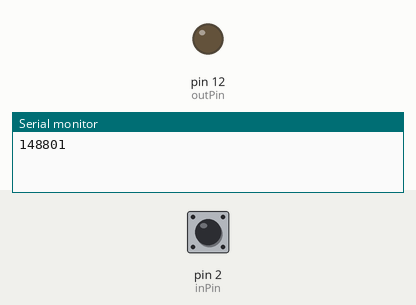
A sketch run on a simulated Arduino Uno, built with avr-gcc and run on an emulated ATmega328P. On the bench: output pins drawn as LEDs (lit = HIGH), the last lines printed to the serial monitor. The inputs (shaded band) are chosen by the test bench; at power-on: pin 2 (inPin) HIGH.

Above: at 0.6 s.
At 2.38 s:
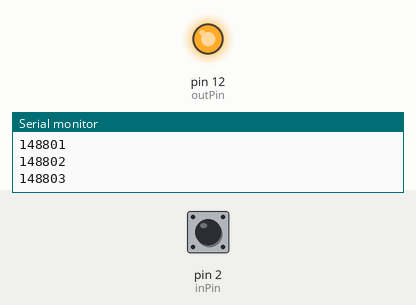
Timing chart, 0 to 3.0 s (numbered marks = the images above):
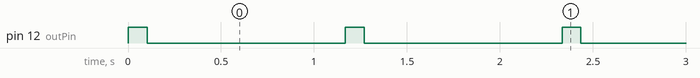

The sketch:

mario.ino
```cpp
int inPin = 2;
int outPin = 12;

double TIME_0 = (70.0 / 60) * 1000;
double TIME_5 = (63.0 / 60) * 1000;
double TIME_10 = (57.5 / 60) * 1000;
double TIME_15 = (54.0 / 60) * 1000;
double TIME_20 = (50.0 / 60) * 1000;
double TIME_25 = (46.5 / 60) * 1000;
double TIME_30 = (44.0 / 60) * 1000;
double TIME_35 = (41.0 / 60) * 1000;
double TIME_40 = (39.0 / 60) * 1000;
double TIME_45 = (36.5 / 60) * 1000;
double TIME_50 = (35.15 / 60) * 1000;
double TIMINGS[] = {TIME_0,TIME_5,TIME_10,TIME_15,TIME_20,TIME_25,TIME_30,TIME_35,TIME_40,TIME_45,TIME_50};

int DURATION = 100;

int reading;
int count = 0;
bool running = false;
long start = 0;
long last = 0;

void setup() {
    Serial.begin(9600);
    pinMode(inPin, INPUT_PULLUP);
    pinMode(outPin, OUTPUT);
}

void loop() {
    long time = millis();
    reading = digitalRead(inPin);

    if (!running && reading == HIGH) {
        running = true;
        start = millis();
        count = 0;
    } else if (reading == LOW) {
        running = false;
    }

    if (running) {
        long target = 0;
        for (int i=0; (i - count) && (i < 50); i++) {
            target += TIMINGS[(int)floor(i/5)];
        }
        if (count >= 50){
            target += (count - 50) * TIME_50;
        }

        if (time - start > target) {
            digitalWrite(outPin, HIGH);
            count++;
            last = time;
            Serial.print('Jump: ');
            Serial.println(count);
            if (count <= 50 && count % 5 == 0) {
                Serial.println('Faster!');
            }
        } else {
            if (time > last + DURATION) {
                digitalWrite(outPin, LOW);
            }
        }
    } else {
        digitalWrite(outPin, LOW);
    }
}
```

Measured:
- by itself, pin 12 (outPin): repeats every 1.2 s: LOW 1.1 s, HIGH 0.10 s
